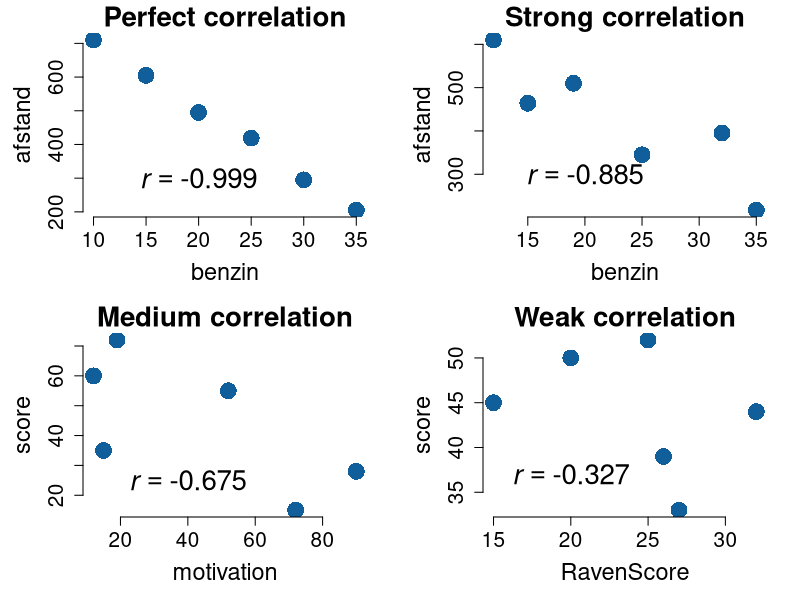

This chart was generated by the following R code:
# weak and strong correlations examples but now with
# one variable reversed so the correlations are negative


G_cex <- 2.7
G_cexAxis <- 1.5
G_cexLab <- 1.7
par(mfrow = c(2,2), mar = c(5,5,2,2))

# perfect correlation ---- 
benzin   <- rev(c( 10,  15,  20,  25,  30,  35))
afstand  <- c(205, 295, 419, 495, 605, 710)
plot(benzin, afstand, 
     main = 'Perfect correlation',
     cex.main = 2,
     frame.plot = FALSE, 
     pch = 16, 
     col = "#115f9a",
     cex = G_cex, 
     cex.axis = G_cexAxis, 
     cex.lab = G_cexLab)


c1 <- cor(benzin, afstand, method = 'pearson')
lgnd <- bquote(italic(r) == .(format(c1, digits = 3)))
text(20,300, as.expression(lgnd), cex = 2)


# Strong correlation ---- 
# driving in real traffic
benzin   <- rev(c( 12,  15,  19,  25,  32,  35))
afstand  <- c(217, 395, 345, 510, 464, 610) 
plot(benzin, afstand, 
     main = 'Strong correlation',
     cex.main = 2,
     frame.plot = FALSE, 
     pch = 16, 
     col = "#115f9a",
     cex = G_cex, 
     cex.axis = G_cexAxis, 
     cex.lab = G_cexLab)

c1 <- cor(benzin, afstand, method = 'pearson')
lgnd <- bquote(italic(r) == .(format(c1, digits = 3)))
text(20,300, as.expression(lgnd), cex = 2)


# Medium correlation ----
motivation   <- rev(c( 12,  15,  19,  52,  72,  90))
score   <- c(28, 15, 55, 72, 35, 60) 
plot(motivation, score, 
     main = 'Medium correlation',
     cex.main = 2,
     frame.plot = FALSE, 
     pch = 16, 
     col = "#115f9a",
     cex = G_cex, 
     cex.axis = G_cexAxis, 
     cex.lab = G_cexLab)

c1 <- cor(motivation, score, method = 'pearson')
lgnd <- bquote(italic(r) == .(format(c1, digits = 3)))
text(40,25, as.expression(lgnd), cex = 2)


# Weak correlation ----
RavenScore   <- rev(c(20, 15, 32, 26, 27, 25))
score        <- c(52, 33, 39, 44, 45, 50)
plot(RavenScore, score, 
     main = 'Weak correlation',
     cex.main = 2,
     frame.plot = FALSE, 
     pch = 16, 
     col = "#115f9a",
     cex = G_cex, 
     cex.axis = G_cexAxis, 
     cex.lab = G_cexLab)

c1 <- cor(RavenScore, score, method = 'pearson')
#lgnd <- bquote(italic(r)^2 == .(format(c1^2, digits = 3))~~/n italic(r)) # R squared
lgnd <- bquote(italic(r) == .(format(c1, digits = 3))) # R
text(20,37, as.expression(lgnd), cex = 2)


